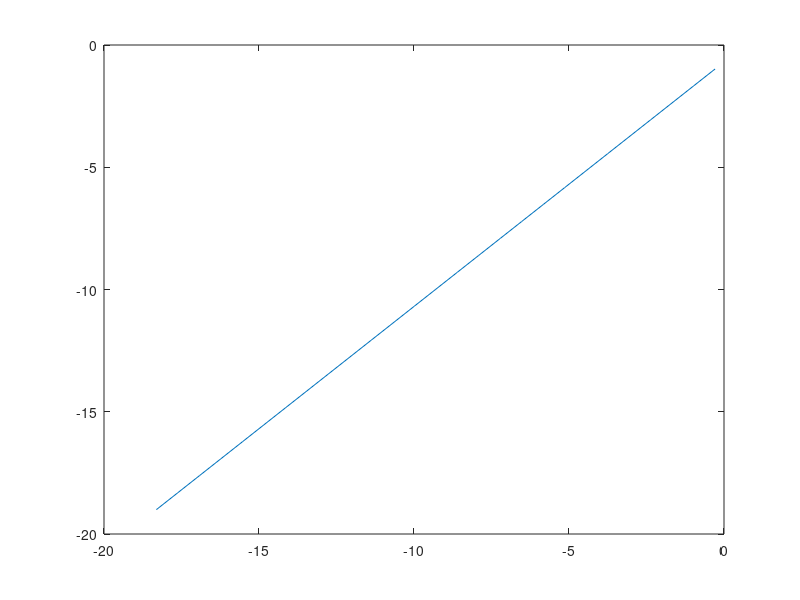

Source code (MATLAB): (Note: this script raises an error after producing the figure.)
%definimos la funcion 
f1 = @(x) x*log(x) - cos(x);
%pedimos por entrada los valores de a, b y x0
a = 1;
b = 4;
tol = 0.00000001;
iteraciones = 0;
%se realizan las iteraciones
i = 0;
x0 = 10000; %valor exagerado para la primera iteracion
error = x0;
errores = [];
raiz = [];
A = [];
B = [];
while error > tol 
    m = (b + a)/2;
    if (f1(m) == 0)
        break
    elseif (f1(a)*f1(m)<0) 
        b = m;
    else
        a = m;
    end
    error = abs(x0 - m);
    x0 = m;
    i = i+1;
    raiz = [raiz,m];
    A = [A, a];
    B = [B, b];
    errores = [errores, error];
    iteraciones = iteraciones + 1;

end

%calculamos el ln de los errores y procedemos a graficar

LOGS = log(errores);

%eliminamos el primer elemento de los errores ya que es uno artificialmente
%añadido para efectos del loop
Y = [];
for i = 3:iteraciones 
    Y = [Y , LOGS(i)];
end
X = [];
for i = 2:iteraciones-1
    X = [X , LOGS(i)];
end
plot(X,Y);

%procedemos a calcular el valor de p y el valor de C

p = (Y(iteraciones) - Y(iteraciones - 1))/(Y(iteraciones - 1) - Y(iteraciones - 2));

C = exp(Y(iteraciones)-p*Y(iteraciones - 1));

%Se crea la funcion logaritmica y se graficará en el intervalo [-2, 2]
intervalo = (-1: 0.5: 1);
funcLog = p.*intervalo + log(C);
plot(intervalo, funcLog); 
